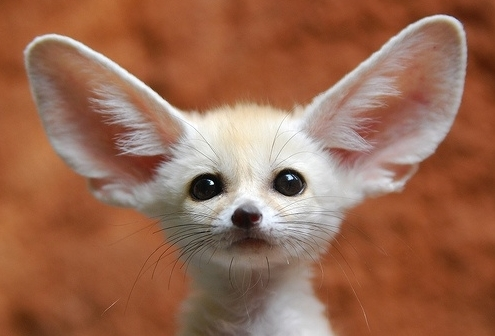
//> input picture HW2_1771046_이혜진/43p_Histogram_Matching_gray/input.jpg, 495 x 336 px
$ ./hist_matching   (built with g++ and OpenCV 4)
//> lines starting //> are read from the running program, lines starting //| are printed output that depends on the picture
### HW2_1771046_이혜진/43p_Histogram_Matching_gray/hist_func.h
#pragma once

#include <opencv2/opencv.hpp>
#include <stdio.h>

#define L 256		// # of intensity levels
#define IM_TYPE	CV_8UC3

using namespace cv;

// Image Type
// "G" for GrayScale Image, "C" for Color Image
#if (IM_TYPE == CV_8UC3)
typedef uchar G;
typedef cv::Vec3b C;
#elif (IM_TYPE == CV_16SC3)
typedef short G;
typedef Vec3s C;
#elif (IM_TYPE == CV_32SC3)
typedef int G;
typedef Vec3i C;
#elif (IM_TYPE == CV_32FC3)
typedef float G;
typedef Vec3f C;
#elif (IM_TYPE == CV_64FC3)
typedef double G;
typedef Vec3d C;
#endif

// generate PDF for single channel image
float *cal_PDF(Mat &input) {

	int count[L] = { 0 };
	float *PDF = (float*)calloc(L, sizeof(float));

	// Count
	for (int i = 0; i < input.rows; i++)
		for (int j = 0; j < input.cols; j++)
			count[input.at<G>(i, j)]++;

	// Compute PDF
	for (int i = 0; i < L; i++)
		PDF[i] = (float)count[i] / (float)(input.rows * input.cols);

	return PDF;
}

// generate PDF for color image
// [98 lines left out: functions cal_PDF_RGB, cal_CDF, cal_CDF_RGB, not called in this run]

### HW2_1771046_이혜진/43p_Histogram_Matching_gray/hist_matching.cpp
#include "hist_func.h"

void hist_eq(Mat& input, Mat& equalized, G* trans_func, float* CDF);
void matching_func(Mat& input, Mat& equalized, G* trans_func, float* CDF);

int main() {

	Mat input = imread("input.jpg", IMREAD_COLOR);
//> input is the input picture: 336 rows x 495 cols, CV_8UC3; mean B, G, R 81.4, 105.2, 153.6
	Mat reference = imread("reference.jpg", IMREAD_COLOR);
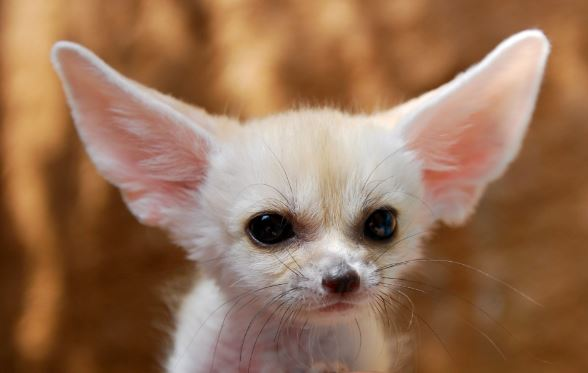
//> input picture HW2_1771046_이혜진/43p_Histogram_Matching_gray/reference.JPG, 588 x 373 px
//> reference is the input picture: 373 rows x 588 cols, CV_8UC3; mean B, G, R 85.8, 113.6, 151.7
	Mat input_gray;
	Mat reference_gray;

	cvtColor(input, input_gray, COLOR_RGB2GRAY);	// convert RGB to Grayscale
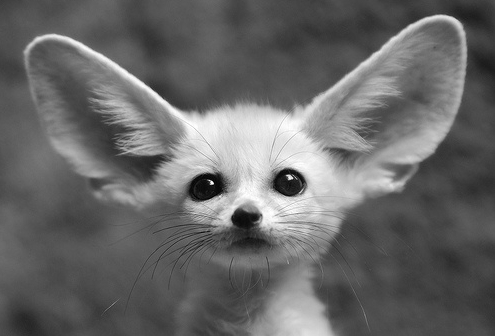
//> input_gray: 336 rows x 495 cols, CV_8UC1; min 0, max 255, mean 103.6
	cvtColor(reference, reference_gray, COLOR_RGB2GRAY);
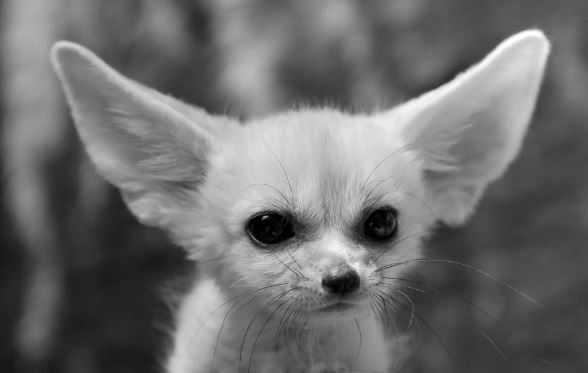
//> reference_gray: 373 rows x 588 cols, CV_8UC1; min 0, max 255, mean 109.6

	Mat equalized_input = input_gray.clone();
	Mat equalized_reference = reference_gray.clone();
	Mat matching_input = input_gray.clone();

	// PDF or transfer function txt files
	FILE* f_PDF_input;
	FILE* f_equalized_PDF_gray_input;
	FILE* f_trans_func_eq_input;
	FILE* f_matching;
	FILE* f_PDF_matching;
	FILE* f_matching_PDF_gray_input;

	FILE* f_PDF_reference;
	FILE* f_equalized_PDF_gray_reference;
	FILE* f_trans_func_eq_reference;
	FILE* f_inverse;

	fopen_s(&f_PDF_input, "PDF_input.txt", "w+");
	fopen_s(&f_equalized_PDF_gray_input, "equalized_PDF_gray_input.txt", "w+");
	fopen_s(&f_trans_func_eq_input, "trans_func_eq_input.txt", "w+");
	fopen_s(&f_matching, "matching.txt", "w+");
	fopen_s(&f_PDF_matching, "PDF_matching.txt", "w+");
	fopen_s(&f_matching_PDF_gray_input, "matching_PDF_gray_input.txt", "w+");

	fopen_s(&f_PDF_reference, "PDF_reference.txt", "w+");
	fopen_s(&f_equalized_PDF_gray_reference, "equalized_PDF_gray_reference.txt", "w+");
	fopen_s(&f_trans_func_eq_reference, "trans_func_eq_reference.txt", "w+");
	fopen_s(&f_inverse, "inverse.txt", "w+");

//> (the run ends here: the program needs code that is not available in this run, at `for (int i = 0; i < input.rows; i++)`)
